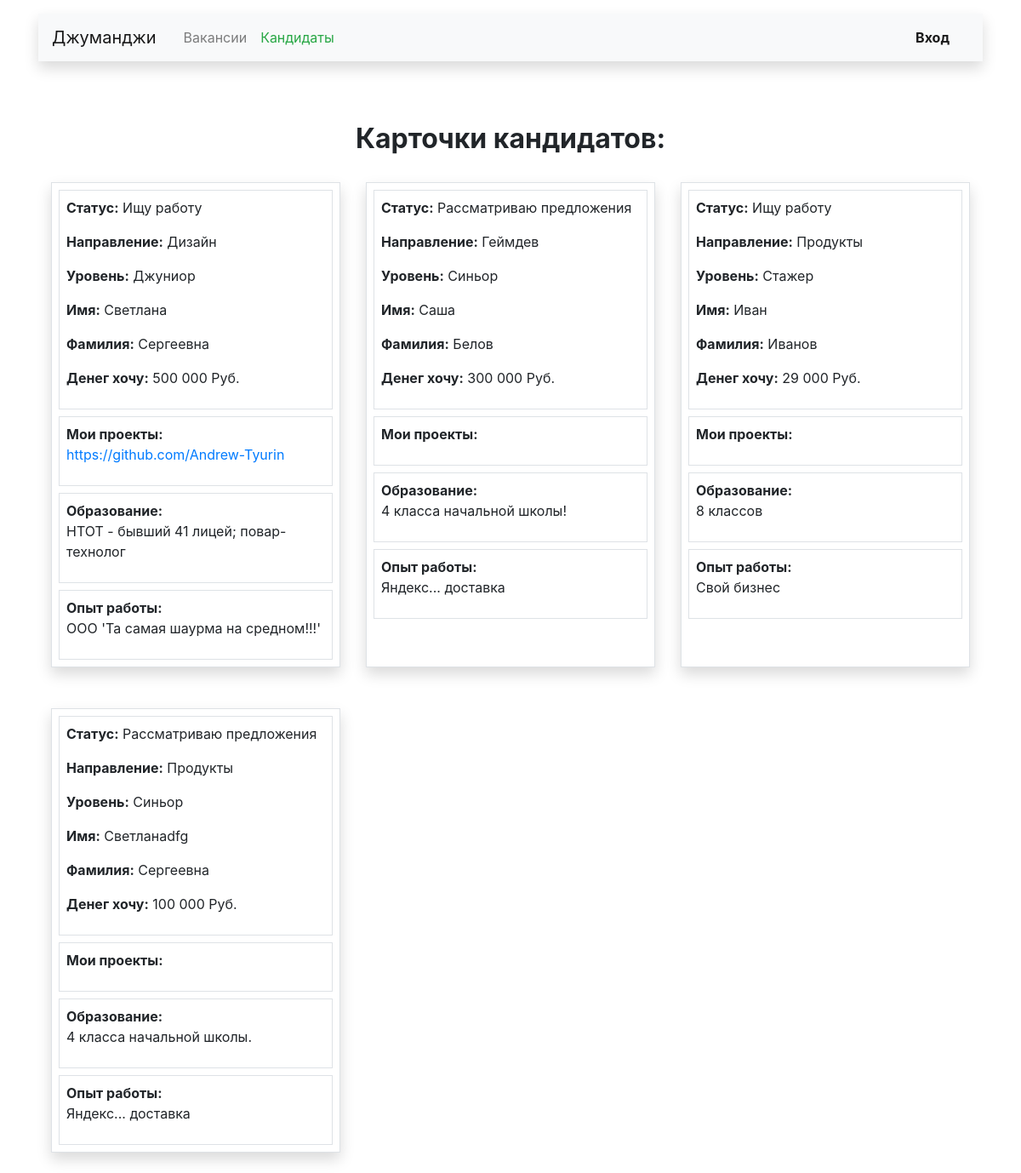
Before: /resume/ with the older database file.
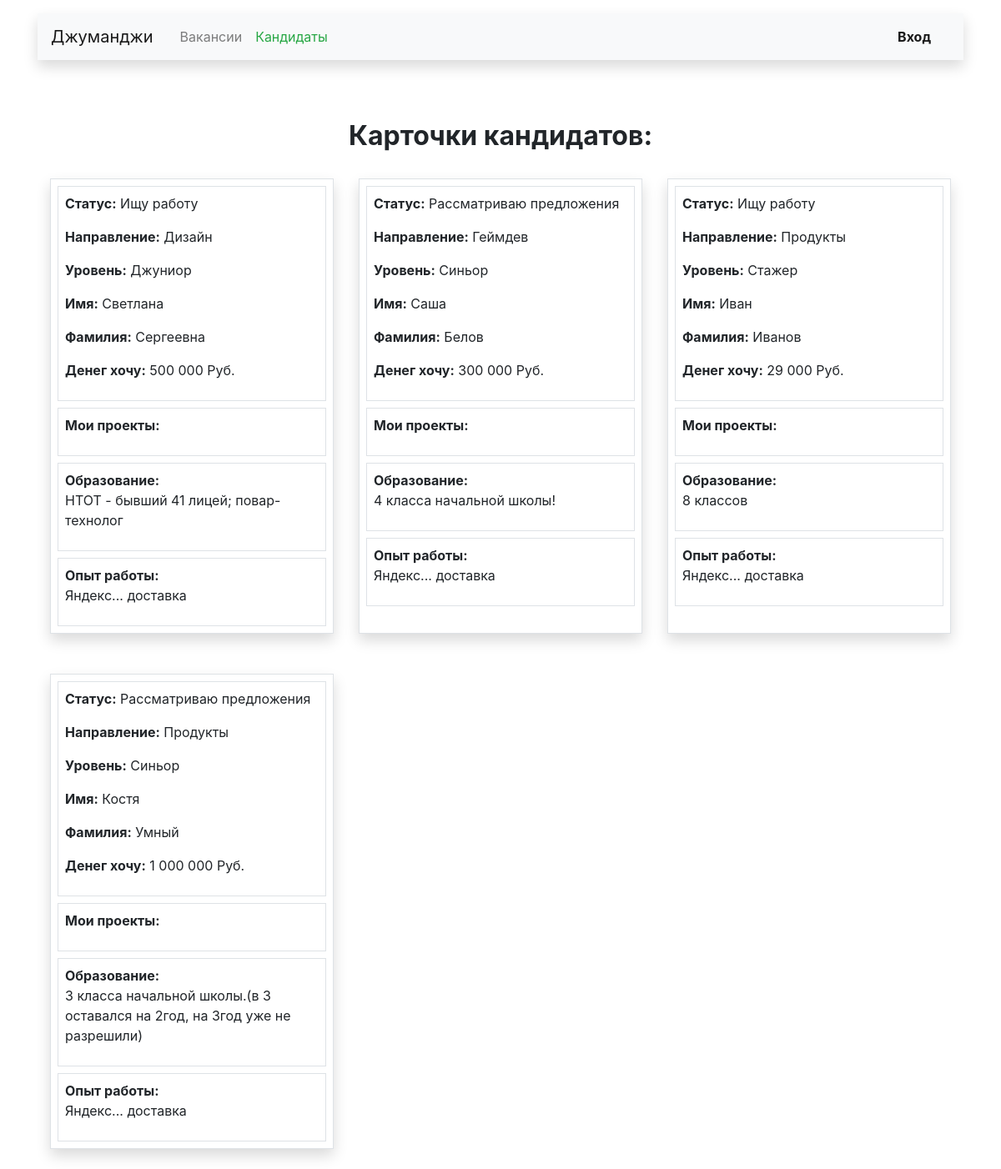
After: the same page with the newer database file.
### main/models.py (models this page shows, shortened)
class Resume(models.Model):
    class Status(models.TextChoices):
        MAX_ACTIVE = 'max_active', 'Ищу работу'
        ACTIVE = 'active', 'Рассматриваю предложения'
        NON_ACTIVE = 'non_active', 'Не ищу работу'
    class Grade(models.TextChoices):
        INTERN = 'intern', 'Стажер'
        JUNIOR = 'Junior', 'Джуниор'
        MIDDLE = 'middle', 'Миддл'
        SENIOR = 'senior', 'Синьор'
        LID = 'lid', 'Лид'
    user = models.OneToOneField(
        User,
        on_delete=models.CASCADE,
        related_name='my_resume',
        verbose_name='Резюме',
    )
    name = models.CharField(max_length=80, verbose_name='Имя')
    surname = models.CharField(max_length=80, verbose_name='Фамилия')
    status = models.CharField(
        max_length=26,
        choices=Status.choices,
        default=Status.MAX_ACTIVE,
        verbose_name='Готовность к работе',
    )
    salary = models.IntegerField(default=1, verbose_name='Вознаграждение')
    specialty = models.ForeignKey(
        Specialty,
        on_delete=models.CASCADE,
        to_field="code",
        related_name="resume",
        verbose_name='Специализация',
    )
    grade = models.CharField(
        max_length=20,
        choices=Grade.choices,
        default=Grade.MIDDLE,
        verbose_name='Квалификация',
    )
    education = models.TextField(
        blank=True,
        default='4 класса начальной школы.',
        verbose_name='Образование',
    )
    experience = models.TextField(
        blank=True,
        default='Яндекс...  доставка',
        verbose_name='Опыт работы',
    )
    portfolio = models.URLField(
        blank=True,
        max_length=120,
        verbose_name='Портфолио',
    )
    class Meta:
        verbose_name = 'Резюме'
        verbose_name_plural = verbose_name

class Specialty(models.Model):
    code = models.CharField(max_length=30, unique=True, verbose_name='Код')
    title = models.CharField(max_length=30, verbose_name='Направление')
    picture = models.ImageField(
        upload_to='specialties',
        default='https://place-hold.it/100x60',
        blank=True,
        verbose_name='Картинка',
    )
    def __str__(self):
        return self.title
    class Meta:
        verbose_name = 'Специализацию'
        verbose_name_plural = 'Специализации'

### main/views/myresume.py (the view)
# urls.py: path('resume/', myresume_views.AllResumeView.as_view(), name='all_resume'),
class AllResumeView(ListView):
    model = Resume
    template_name = 'main/myresume/view_all_resume.html'
    def get_queryset(self):
        return super().get_queryset().select_related('specialty')

### main/templates/main/myresume/view_all_resume.html (shortened to what this page needs)
{% extends 'main/main_layout.html' %}
{% load humanize %}
{% block custom_body %}
    <main class="container mt-3">
        <section>
            <h2 class="h2 text-center mx-auto mt-4 pt-5">
                <strong>Карточки кандидатов:</strong>
            </h2>
            <div class="d-flex mx-auto row">
                {% for object in object_list %}
                    <div class="my-4 col-lg-4 col-md-6 col-sm-12">
                        <div class="p-2 border shadow h-100">
                            <div class="p-2 border mb-2">
                                <p class=""><b>Статус:</b> {{ object.get_status_display }}</p>
                                <p class=""><b>Направление:</b> {{ object.specialty }}</p>
                                <p class=""><b>Уровень:</b> {{ object.get_grade_display }}</p>
                                <p class=""><b>Имя:</b> {{ object.name }}</p>
                                <p class=""><b>Фамилия:</b> {{ object.surname }}</p>
                                <p class=""><b>Денег хочу:</b> {{ object.salary | intcomma }} Руб.</p>
                            </div>
                            <div>
                                <div class="p-2 border mb-2">
                                    <span><b>Мои проекты:</b></span>
                                    <p><a href="{{ object.portfolio }}" target="_blank">{{ object.portfolio }}</a></p>
                                </div>
                                <div class="p-2 border mb-2">
                                    <span><b>Образование:</b></span>
                                    <p>{{ object.education }}</p>
                                </div>
                                <div class="p-2 border">
                                    <span><b>Опыт работы:</b></span>
                                    <p>{{ object.experience }}</p>
                                </div>
                            </div>
                        </div>
                    </div>
                {% endfor %}
            </div>
        </section>
    </main>
{% endblock %}

Changed rows visible on the page:
removed Resume: status "Рассматриваю предложения", specialty "Продукты", grade "Синьор", name "Светланаdfg", surname "Сергеевна", salary "100 000", education "4 класса начальной школы.", experience "Яндекс... доставка"
changed Resume "Джуниор": experience "ООО 'Та самая шаурма на средном!!!'" → "Яндекс... доставка"; portfolio "https://github.com/Andrew-Tyurin" → (not shown)
changed Resume "Стажер": experience "Свой бизнес" → "Яндекс... доставка"
added Resume: status "Рассматриваю предложения", specialty "Продукты", grade "Синьор", name "Костя", surname "Умный", salary "1 000 000", education "3 класса начальной школы.(в 3 оставался на 2год, на 3год уже не разрешили)", experience "Яндекс... доставка"
